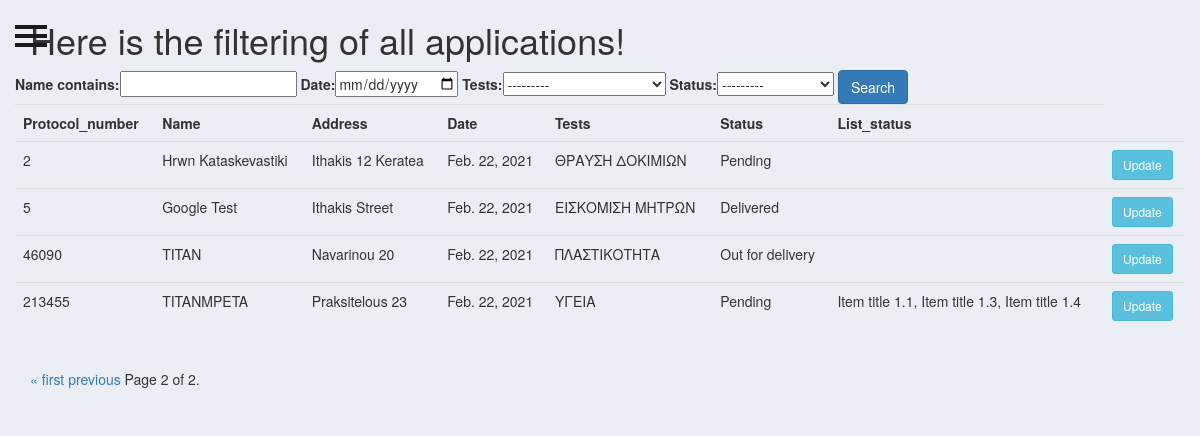
The page /applications/all_applications/?page=2 on the database its author committed.
### applications/models.py (models this page shows, shortened)
class Application(models.Model):
	MY_CHOICES = (('item_key1', 'Item title 1.1'),
              ('item_key2', 'Item title 1.2'),
              ('item_key3', 'Item title 1.3'),
              ('item_key4', 'Item title 1.4'),
              ('item_key5', 'Item title 1.5'))
	TESTS=(
	    ('ΥΓΕΙΑ', 'ΥΓΕΙΑ'),
	    ('ΠΛΑΣΤΙΚΟΤΗΤΑ', 'ΠΛΑΣΤΙΚΟΤΗΤΑ'),
	    ('ΕΙΣΚΟΜΙΣΗ ΜΗΤΡΩΝ', 'ΕΙΣΚΟΜΙΣΗ ΜΗΤΡΩΝ'),
		('ΘΡΑΥΣΗ ΔΟΚΙΜΙΩΝ', 'ΘΡΑΥΣΗ ΔΟΚΙΜΙΩΝ')
		)
	STATUS=(
		('Pending', 'Pending'),
        ('Out for delivery', 'Out for delivery'),
        ('Delivered', 'Delivered')
		)
	protocol_number = models.IntegerField()
	name = models.CharField(max_length=264,unique=True)
	address = models.CharField(max_length=264,unique=True)
	date = models.DateField(auto_now=True)
	tests = models.CharField(max_length=200, null=True, choices=TESTS)
	status = models.CharField(max_length=200, null=True, choices=STATUS)
	status_list = MultiSelectField(choices=MY_CHOICES,null=True)
	class Meta:
		ordering = ['-date']

### applications/views.py (the view)
# urls.py: path('all_applications/', views.all_applications, name="all_applications"),
def all_applications(request):
    applications = Application.objects.all()
    total_applications = applications.count()
    delivered = applications.filter(status='Delivered').count()
    pending = applications.filter(status='Pending').count()
    myFilter = OrderFilter(request.GET, queryset=applications)
    applications=myFilter.qs
    paginator = Paginator(applications, 5) # Show 25 contacts per page.
    page_number = request.GET.get('page')
    page_obj = paginator.get_page(page_number)
    context = {'page_obj': page_obj, 'applications': applications, 'delivered': delivered, 'pendind': pending , 'myFilter':myFilter}
    return render(request, 'applications/all_applications.html', context)

### applications/templates/applications/all_applications.html (shortened to what this page needs)
{% extends 'basic_app/newbase.html' %}
{% block body_block %}
  <h1>Here is the filtering of all applications!</h1>
  <div class="row">
	<div class="col">
		<div class="card card-body">
			<form method="get">
				{{myFilter.form}}
		    <button class="btn btn-primary" type="submit">Search</button>
		  </form>
		</div>
	</div>
</div>
  <div class="row">
	<div class="col-md">
	<div class="card card-body">
	<table class="table table-sm">
	<tr>
	    <th>Protocol_number</th>
	    <th>Name</th>
	    <th>Address</th>
	    <th>Date</th>
      <th>Tests</th>
      <th>Status</th>
      <th>List_status</th>
	</tr>
	{% for application  in page_obj %}
	<tr>
	    <td>{{application.protocol_number}}</td>
	    <td>{{application.name}}</td>
	    <td>{{application.address}}</td>
	    <td>{{application.date}}</td>
      <td>{{application.tests}}</td>
      <td>{{application.status}}</td>
      <td>{{application.status_list}}</td>
      <td><a class="btn btn-sm btn-info" href="{% url 'applications:updateOrder' application.id %}">Update</a></td>
	</tr>
	{% endfor %}
	</table>
	</div>
	</div>
</div>
<div class="pagination">
    <span class="step-links">
        {% if page_obj.has_previous %}
            <a href="?page=1">&laquo; first</a>
            <a href="?page={{ page_obj.previous_page_number }}">previous</a>
        {% endif %}
        <span class="current">
            Page {{ page_obj.number }} of {{ page_obj.paginator.num_pages }}.
        </span>
    </span>
</div>
{% endblock %}

### basic_app/static/basic_app/css/homepage.css (style rules this page uses)
body { position: relative; overflow-x: hidden; background-color: #ebeff5; }
body, html { height: 100%; }

### rows shown on the page
Application: protocol_number "2", name "Hrwn Kataskevastiki", address "Ithakis 12 Keratea", date "Feb. 22, 2021", tests "ΘΡΑΥΣΗ ΔΟΚΙΜΙΩΝ", status "Pending"
Application: protocol_number "5", name "Google Test", address "Ithakis Street", date "Feb. 22, 2021", tests "ΕΙΣΚΟΜΙΣΗ ΜΗΤΡΩΝ", status "Delivered"
Application: protocol_number "46090", name "TITAN", address "Navarinou 20", date "Feb. 22, 2021", tests "ΠΛΑΣΤΙΚΟΤΗΤΑ", status "Out for delivery"
Application: protocol_number "213455", name "TITANMPETA", address "Praksitelous 23", date "Feb. 22, 2021", tests "ΥΓΕΙΑ", status "Pending", status_list "Item title 1.1, Item title 1.3, Item title 1.4"

### other values the page prints
{{ page_obj.number }} "2"
{{ page_obj.paginator.num_pages }} "2"
